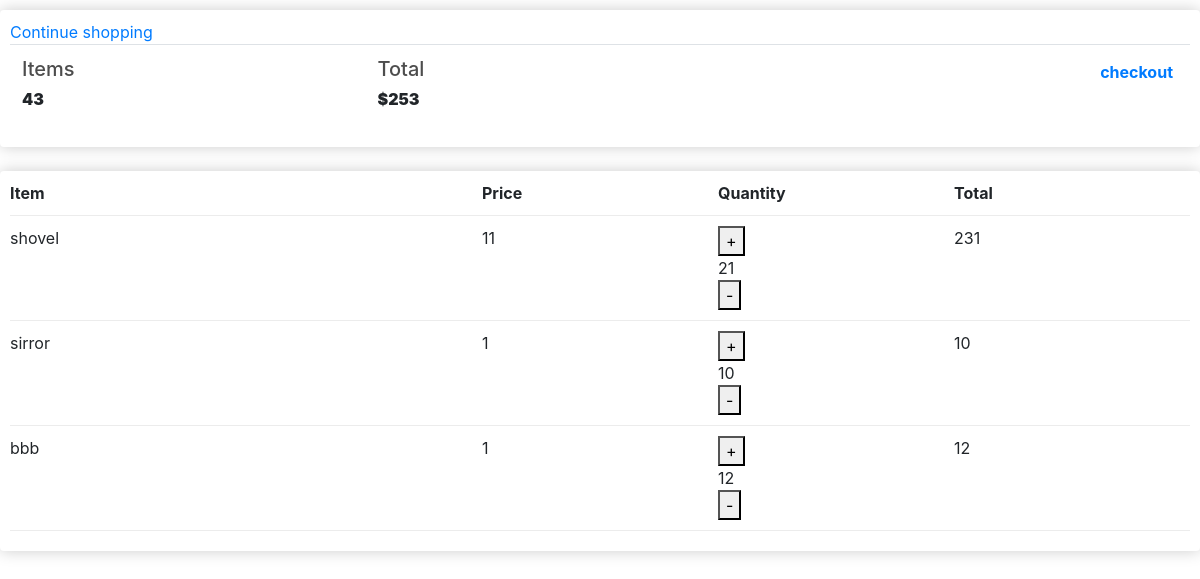
The app's page /cart/ (signed in) with its own data.
### Oneshop/models.py (models this page shows, shortened)
class Order(models.Model):
    cus_order = models.ForeignKey(CustomerProfile, on_delete=models.SET_NULL, null=True, blank=False)
    employee_order = models.ForeignKey(EmployeeProfile, on_delete=models.SET_NULL, null=True, blank=False)
    date_order = models.DateTimeField(default=timezone.now)
    complete = models.BooleanField(default=False, null=True, blank=False)
    feedbackETC = models.CharField(max_length=255, null=True, blank=True)
    feedbackCTE = models.CharField(max_length=255, null=True, blank=True)
    @property
    def get_cart_items(self):
        cartitems = self.cartitem_set.all()
        total = sum([item.quantity for item in cartitems])
        return total
    @property
    def get_cart_total(self):
        cartitems = self.cartitem_set.all()
        total = sum([item.get_total for item in cartitems])
        return total

class CartItem(models.Model):
    order = models.ForeignKey('Order', null=True, blank=True, on_delete=models.CASCADE)
    equipment = models.ForeignKey(Equipment, null=True, blank=True, on_delete=models.CASCADE)
    quantity = models.IntegerField(default=0)
    timestamp = models.DateTimeField(auto_now_add=True, auto_now=False)
    @property
    def get_total(self):
        total = self.equipment.price * self.quantity
        return total

class Equipment(models.Model):
    name = models.TextField(max_length=50, null=True, blank=True)
    stock = models.IntegerField(null=True, blank=True)
    price = models.IntegerField(null=True, blank=True)
    description = models.TextField(null=True, blank=True)

### account/views.py (the view)
# urls.py: path('cart/',views.cart,name='cart'),
def cart(request):
    customer = request.user.customerprofile
    order, created = Order.objects.get_or_create(cus_order=customer, complete=False)
    equipment = order.cartitem_set.all()
    context = {
        'equipment': equipment,
        'order':order,
    }
    return render(request, 'account/cart.html', context)

### account/templates/account/cart.html (shortened to what this page needs)
{% load static %}
<link rel="stylesheet" type="text/css" href="{% static 'css/main.css' %}">
<link rel="stylesheet" href="https://stackpath.bootstrapcdn.com/bootstrap/4.5.2/css/bootstrap.min.css">
{% block content %}
    <div class="row">
        <div class="col-lg-12">
            <div class="box-element">
                <a href="{% url 'store' %}">Continue shopping</a>
                <br>
                <table class="table">
                    <tr>
                        <th><h5>Items</h5><strong>{{ order.get_cart_items }}</strong></th>
                        <th><h5>Total</h5><strong>${{ order.get_cart_total }}</strong></th>
                        <th>
                            <a style="float: right;margin: 5px" href="{% url 'cart' %}">checkout</a>
                        </th>
                    </tr>
                </table>
            </div>
            <br>
            <div class="box-element">
                <div class="cart-row">
					<div style="flex:2"><strong>Item</strong></div>
					<div style="flex:1"><strong>Price</strong></div>
					<div style="flex:1"><strong>Quantity</strong></div>
					<div style="flex:1"><strong>Total</strong></div>
				</div>
                {% for item in equipment %}
                <div class="cart-row">
					<div style="flex:2">{{ item.equipment.name }}</div>
					<div style="flex:1">{{ item.equipment.price }}</div>
					<div style="flex:1">
                        <div><button data-equipment="{{ item.equipment.id }}" data-action="add"  class="update-cart">+</button></div>
                        {{ item.quantity }}
                        <div><button data-equipment="{{ item.equipment.id }}" data-action="remove"  class="update-cart">-</button></div>
                    </div>
					<div style="flex:1"><p>{{ item.get_total }}</p></div>
				</div>
                {% endfor %}
                </div>
            </div>
        </div>
{% endblock content %}

### static/css/main.css (style rules this page uses)
h1,h2,h3,h4,h5,h6 { color:hsl(0, 0%, 30%); }
.box-element { box-shadow:hsl(0, 0%, 80%) 0 0 16px; background-color: #fff; border-radius: 4px; padding: 10px; }
.col-lg-4, .col-lg-6, .col-lg-8, .col-lg-12 { margin-top: 10px; }
.cart-row { display: flex; align-items: flex-stretch; padding-bottom: 10px; margin-bottom: 10px; border-bottom: 1px solid #ececec; }

### records on screen
Order: get_cart_items "43", get_cart_total "253"
CartItem: equipment.name "shovel", equipment.price "11", quantity "21", get_total "231"
CartItem: equipment.name "sirror", equipment.price "1", quantity "10", get_total "10"
CartItem: equipment.name "bbb", equipment.price "1", quantity "12", get_total "12"
